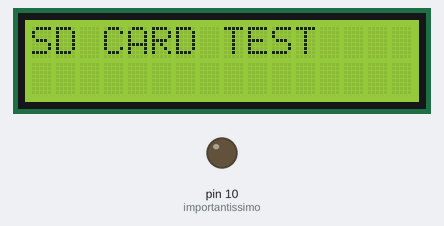
Recording of a sketch running on a simulated Arduino Uno, built with avr-gcc and run on an emulated ATmega328P. Parts: 16×2 character LCD, output pins drawn as LEDs (lit = HIGH). Storage starts empty.

Above: at 0.1 s.
At 2.1 s:
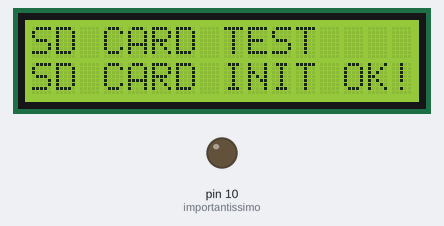
At 6.2 s:
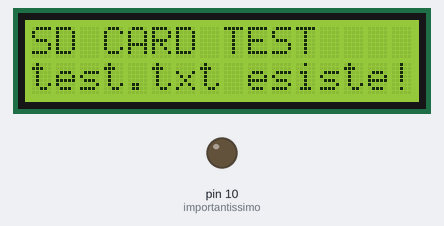
At 8.2 s:
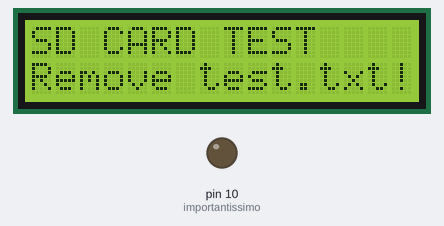
At 12.2 s:
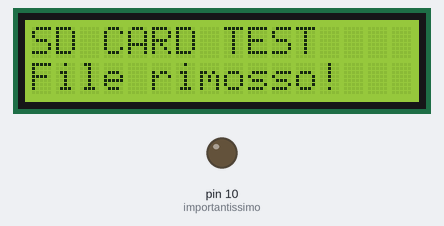
At 14.2 s:
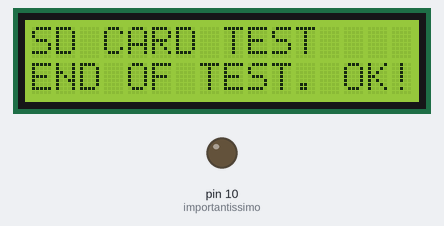

Measured:
- what the display in image 1 shows lasts 4.0 s, from 2.1 s to 6.1 s
- what the display in image 2 shows lasts 2.0 s, from 6.1 s to 8.1 s

The sketch:

SD_CARD_Test_LCD.ino
```cpp
#include <SD.h>
#include <LiquidCrystal.h>

LiquidCrystal lcd(7, 6, 5, 4, 3, 2); // l'assegnazione è diversa da quella standard!
File myFile; // creazione dell'oggetto myFile
const int chipSelect = 10; // selezione del CS per Arduino UNO

void setup() {
lcd.begin(16, 2);
lcd.setCursor(0,0); lcd.print("SD CARD TEST");
delay(2000);
lcd.setCursor(0,1); lcd.print("Inizializzazione");
pinMode(10, OUTPUT); // importantissimo! Impostare il CS come OUTPUT!

if (!SD.begin(chipSelect)) {
lcd.setCursor(0,1); lcd.print(">SD CARD ERROR!<"); // la card non viene riconosciuta
return; }
lcd.setCursor(0,1); lcd.print("SD CARD INIT OK!"); // la card viene riconosciuta con successo!
delay(2000);

lcd.print("Create test.txt!");
myFile = SD.open("test.txt", FILE_WRITE); // crea un file test.txt
myFile.close();
delay(2000);

if (SD.exists("test.txt")) {
lcd.setCursor(0,1); lcd.print("test.txt esiste!"); }
else {
lcd.setCursor(0,1); lcd.print("File rimosso!   "); }
delay(2000);
lcd.setCursor(0,1); lcd.print("Remove test.txt!");
SD.remove("test.txt"); // rimozione del file test.txt
delay(2000);

if (SD.exists("test.txt")){
lcd.setCursor(0,1); lcd.print("test.txt esiste!"); }
else {
delay(2000);
lcd.setCursor(0,1); lcd.print("File rimosso!   "); // il file test.txt manca
delay(2000);
lcd.setCursor(0,1); lcd.print("END OF TEST. OK!"); // fine del test. }
}
}

void loop(){}
```
